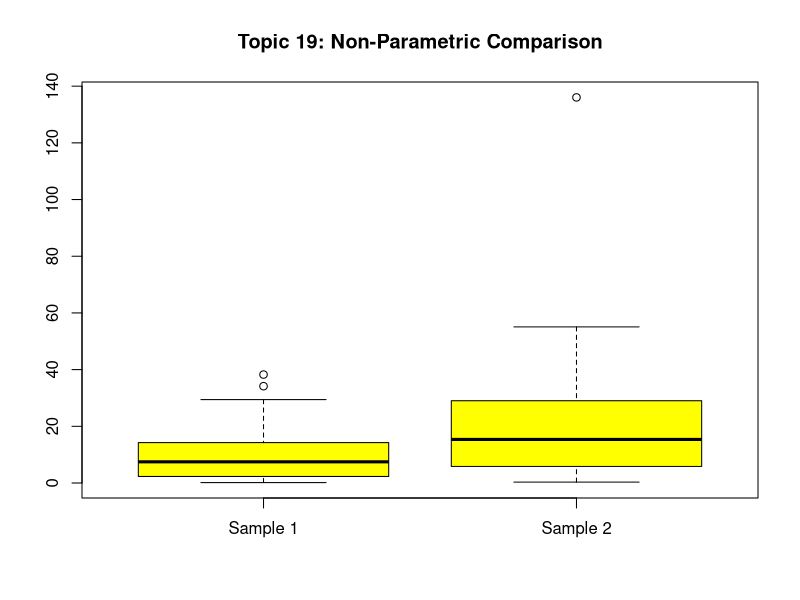

This chart was generated by the following R code:
#Topic 19:Non-parametric statistical methods
A <- c(12,15,14,10,18,16); B <- c(20,22,19,25,21,24)
wilcox.test(A,B, exact=FALSE)
s1 <- rexp(40, 0.1)
s2 <- rexp(40, 0.05)
wilcox_res <- wilcox.test(s1, s2)
nonparam_df <- data.frame(
  Median_Sample_1 = median(s1),
  Median_Sample_2 = median(s2),
  W_Statistic = as.numeric(wilcox_res$statistic),
  P_Value = wilcox_res$p.value
)
write.csv(nonparam_df, "Topic_19_Non_Parametric_Results.csv", row.names = FALSE)
boxplot(s1, s2, names = c("Sample 1", "Sample 2"),
        col = "yellow", main = "Topic 19: Non-Parametric Comparison")
